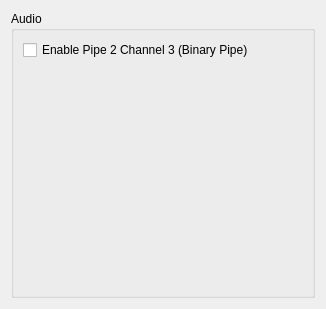
<?xml version="1.0" encoding="UTF-8"?>
<ui version="4.0">
 <class>ConfigureHacks</class>
 <widget class="QWidget" name="ConfigureHacks">
  <property name="geometry">
   <rect>
    <x>0</x>
    <y>0</y>
    <width>326</width>
    <height>309</height>
   </rect>
  </property>
  <property name="windowTitle">
   <string>Form</string>
  </property>
  <layout class="QVBoxLayout" name="verticalLayout">
   <item>
    <layout class="QVBoxLayout" name="layout">
     <item>
      <widget class="QGroupBox" name="groupbox_audio">
       <property name="title">
        <string>Audio</string>
       </property>
       <layout class="QVBoxLayout" name="Hacks">
        <item>
         <widget class="QCheckBox" name="toggle_pipe3">
          <property name="text">
           <string>Enable Pipe 2 Channel 3 (Binary Pipe)</string>
          </property>
         </widget>
        </item>
        <item>
         <spacer name="spacer">
          <property name="orientation">
           <enum>Qt::Vertical</enum>
          </property>
          <property name="sizeHint" stdset="0">
           <size>
            <width>20</width>
            <height>40</height>
           </size>
          </property>
         </spacer>
        </item>
       </layout>
      </widget>
     </item>
    </layout>
   </item>
  </layout>
 </widget>
 <resources/>
 <connections/>
</ui>
